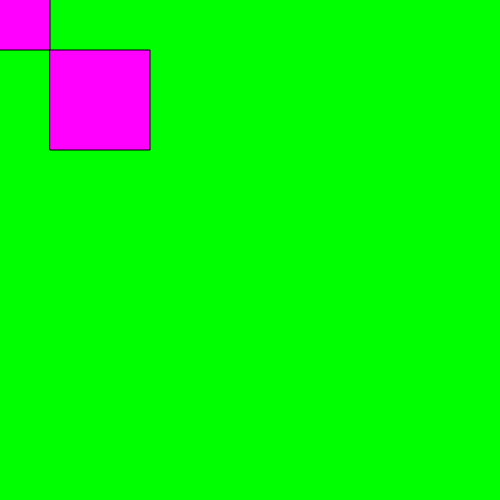
Frame 1 (no input)
Frame 60 (no input): identical to frame 1, image omitted
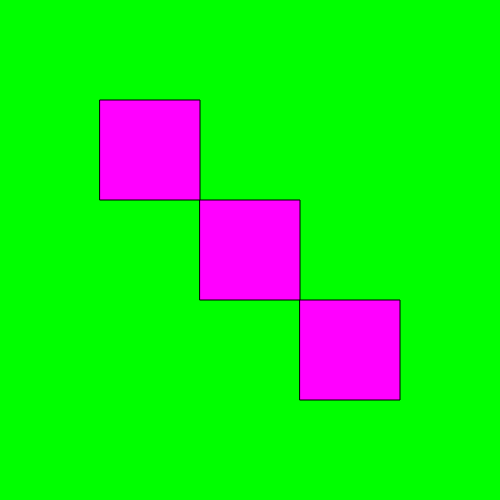
Frame 120 (the mouse pressed at the canvas centre since frame 60)

The p5.js sketch that drew these frames (run headless with seeded random() and noise() and a simulated clock; from frame 60 on, the mouse is pressed at the canvas centre):

// p5.js sketch
// ── sketch.js
function setup() {
    createCanvas(500, 500);
}

let defaultShapeSize = 100;

function draw() {
    background(0, 255, 0);

    rectMode(CENTER);
    fill(255, 0, 255);

    square(mouseX, mouseY, defaultShapeSize);
    square(mouseX + defaultShapeSize, mouseY + defaultShapeSize, defaultShapeSize); //bottom right
    square(mouseX - defaultShapeSize, mouseY - defaultShapeSize, defaultShapeSize); //top left
}
